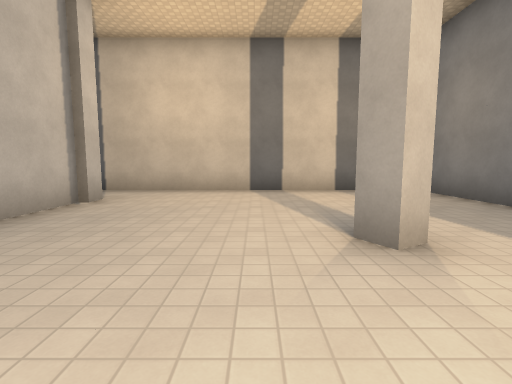
View 1 (above)

20 first-person views from a walk through a level from a Godot 3-D game. The camera is 1.5 m above the floor, tilts 6° down and sees 85° across. The floor is counted in squares, 2 m on a side. Each view is taken from the middle of a square. On the plan, view 1 faces up. The plan holds only what a view shows up to about 10 squares ahead; the rest is blank. Some surface patterns are stand-ins.

View 2
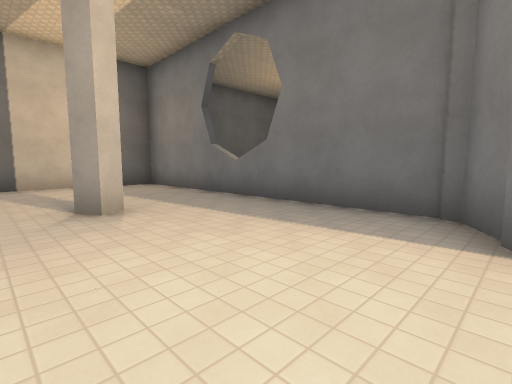

View 3
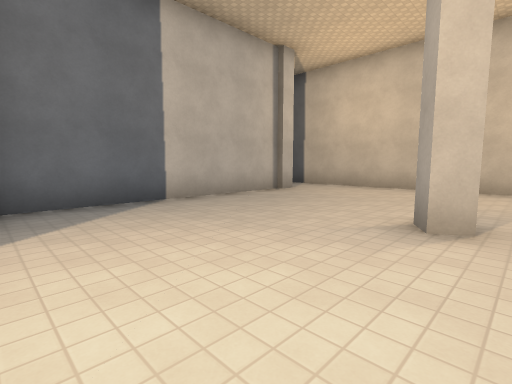

View 4
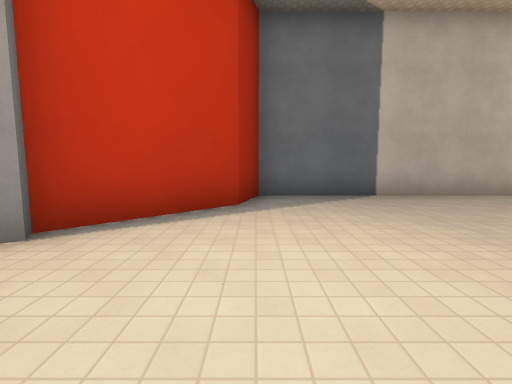

View 5
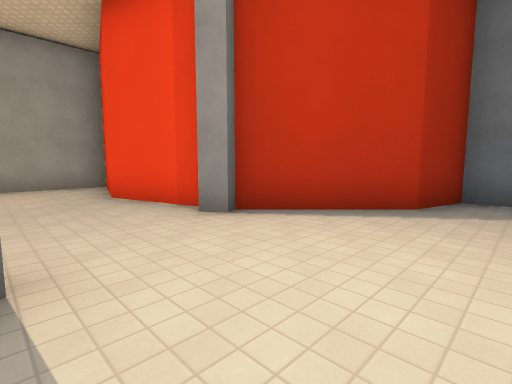

View 6
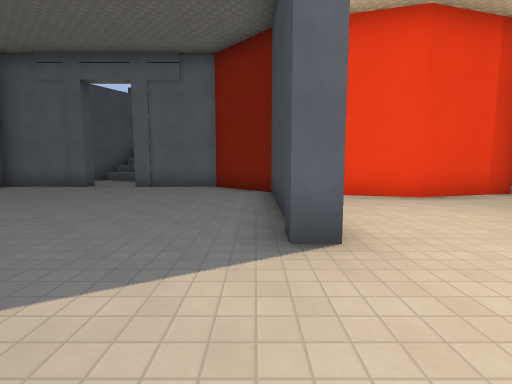

View 7
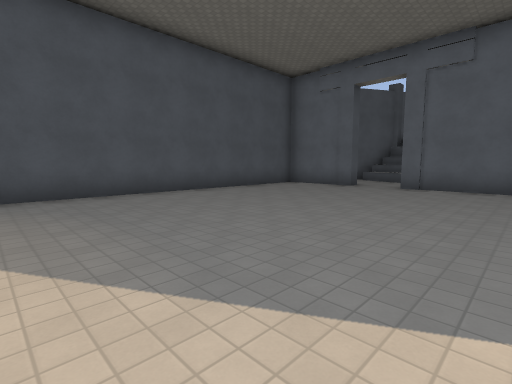

View 8
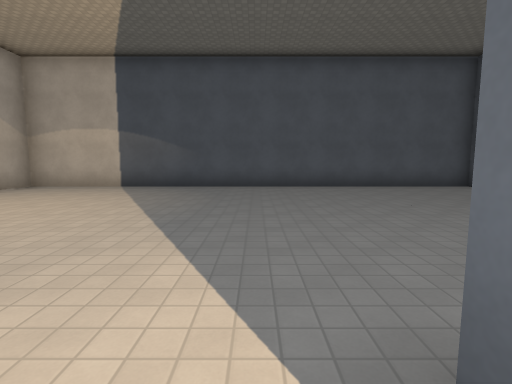

View 9
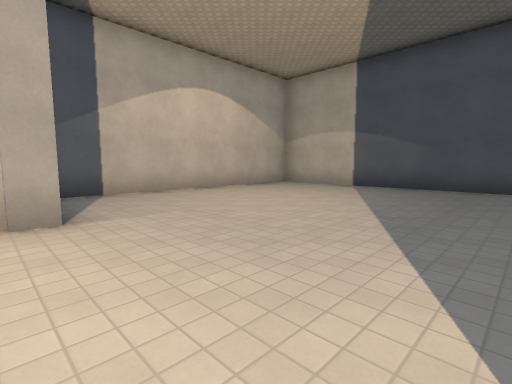

View 10
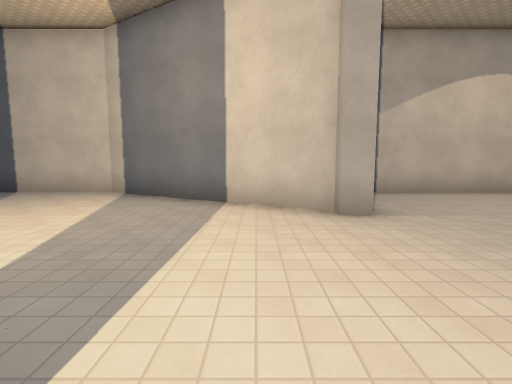

View 11
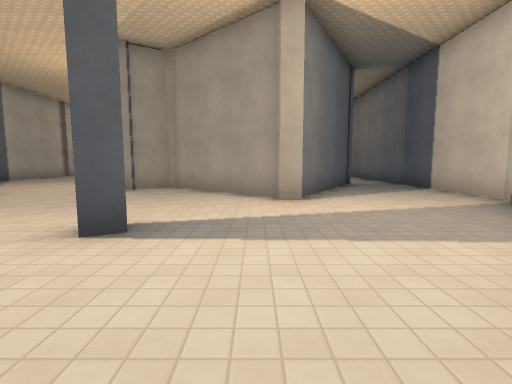

View 12
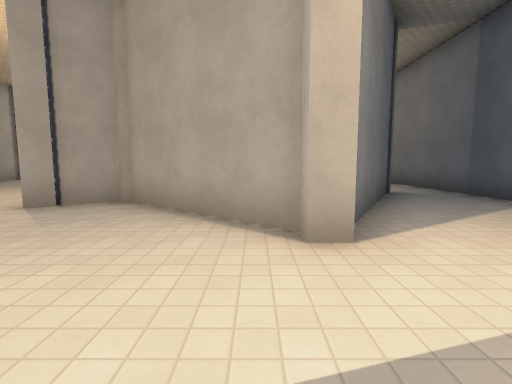

View 13
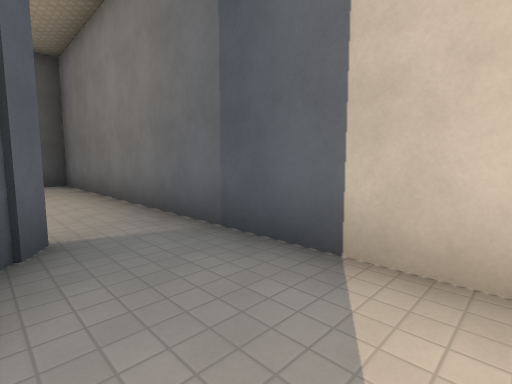

View 14
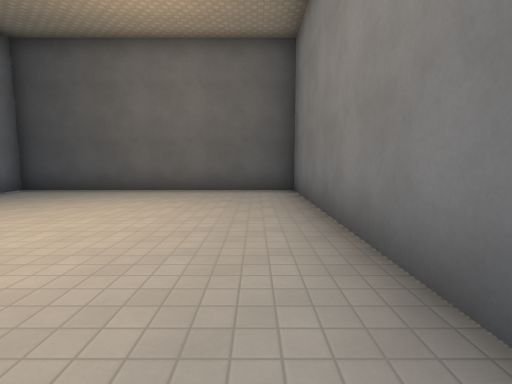

View 15
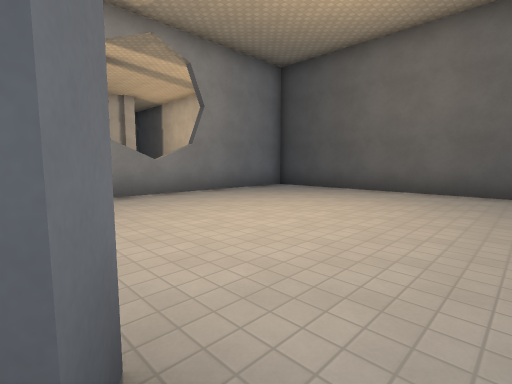

View 16
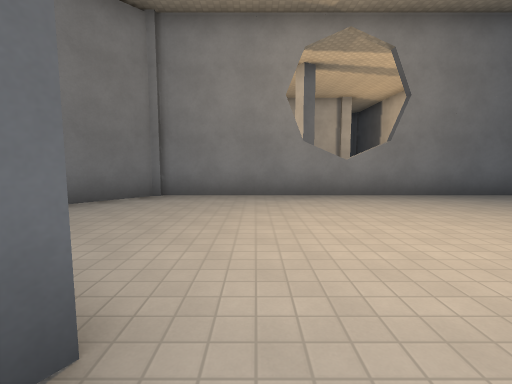

View 17
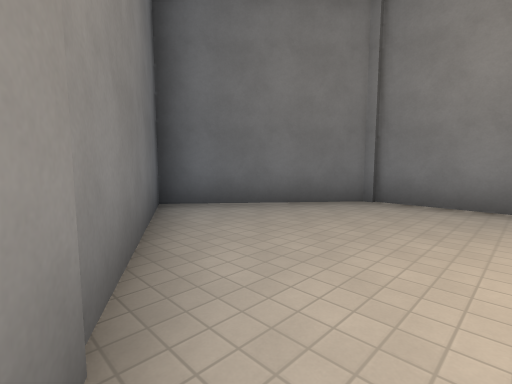

View 18
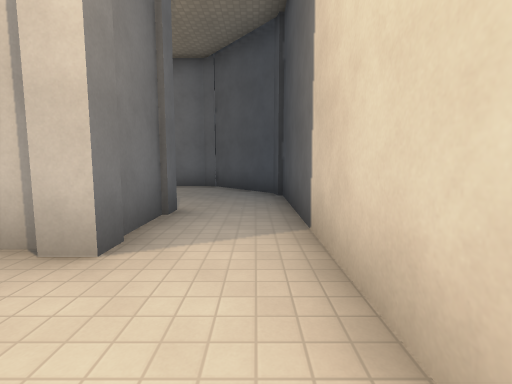

View 19
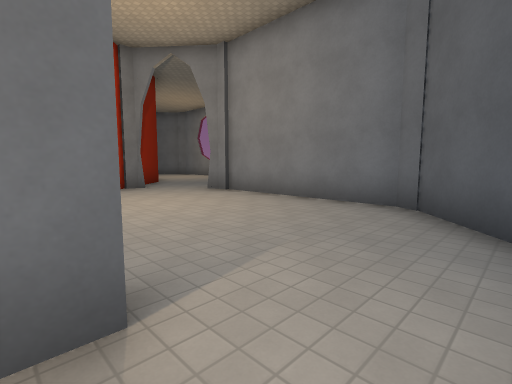

View 20
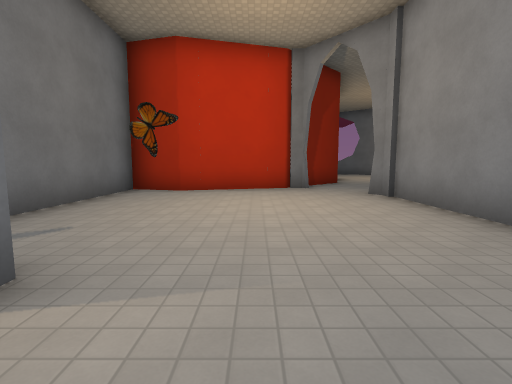

### Floor plan
Ten units are one square. View 1 is at (0, 0); x grows to the right and y downward. Boxes are objects, and circles mark ways between rooms. Rooms are numbered by the first view taken in them; rooms with no view inside come last. Other rooms are left out.
<svg viewBox="-106 -81 231 264">
<path fill="none" stroke="#000" d="M16 -26 12 -23 9 -28M-34 -54 -34 10M-32 -57 -32 -52M29 22 46 12M-49 5 -20 13 1 34 4 32 6 37M40 -76 -34 -76M44 13 44 -76M46 91 46 96 2 96M57 70 52 73M90 98 90 91M92 92 120 44 120 -6M0 96 -17 112 -17 137M80 44 75 44 75 41 45 16 31 24M3 38 10 64 2 93 26 93M-17 152 -17 178 120 178 120 101M104 -1 80 41M120 -6 120 -76 40 -76M46 -76 46 12 76 38 100 -3 104 -1M-55 -57 -32 -57M-98 -58 -101 -53 -101 -7 -97 -3M-73 -75 -79 -74 -101 -56M-63 9 -49 5M-34 -76 -74 -76M-35 10 -35 -31"/>
<circle cx="15" cy="25" r="3" fill="#2a7"/>
<circle cx="-45" cy="-65" r="3" fill="#2a7"/>
<circle cx="110" cy="0" r="3" fill="#2a7"/>
<text x="0" y="-30">1</text>
<text x="50" y="100">2</text>
<text x="80" y="-30">3</text>
<text x="-70" y="-40">4</text>
</svg>
Room 1 opens to room 2. Room 1 opens to room 4. Room 2 opens to room 3.

Where each view was taken, in squares from view 1:
view 1: 0 up, 0 right, facing up
view 2: 2 down, 0 right, facing up-right
view 3: 1 down, 2 right, facing up-left
view 4: 1 down, 3 right, facing left
view 5: 0 up, 3 right, facing down-left
view 6: 10 down, 7 right, facing left
view 7: 11 down, 7 right, facing down-left
view 8: 9 down, 5 right, facing down
view 9: 9 down, 5 right, facing down-right
view 10: 8 down, 5 right, facing right
view 11: 10 down, 7 right, facing up
view 12: 7 down, 7 right, facing up
view 13: 3 down, 10 right, facing up-right
view 14: 0 up, 11 right, facing up
view 15: 0 up, 11 right, facing up-left
view 16: 1 up, 11 right, facing left
view 17: 1 up, 10 right, facing down-left
view 18: 7 up, 1 left, facing left
view 19: 7 up, 5 left, facing down-left
view 20: 7 up, 7 left, facing down
